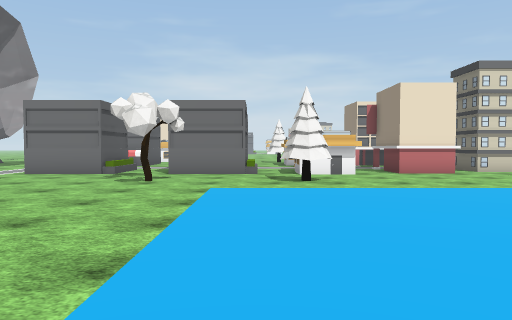
view 1 (above)

24 first-person views from a walk through a scene from a Unity 3-D project. The camera is 1.4 m above the floor, tilts 2° down and sees 70° across. The floor is counted in squares, 2 m on a side. Each view is taken from the middle of a square. On the plan, view 1 faces up. The plan holds only what a view shows up to about 11 squares ahead; the rest is blank. The place goes on beyond the plan. The player character is not drawn. Some animated figures are left out. Some surface patterns are stand-ins.

view 2
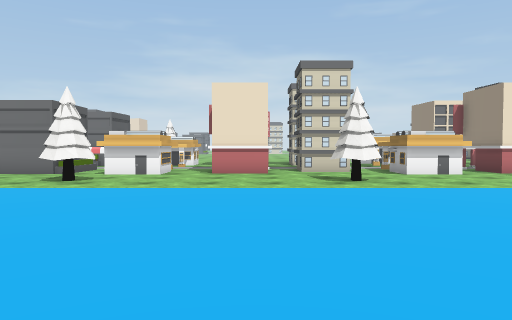

view 3
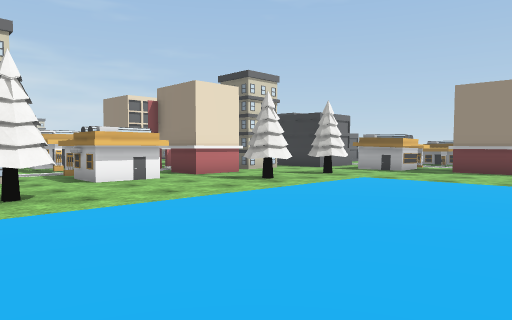

view 4
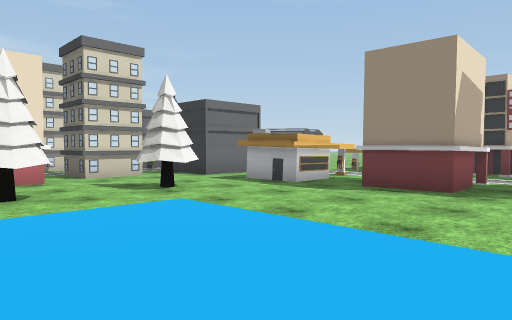

view 5
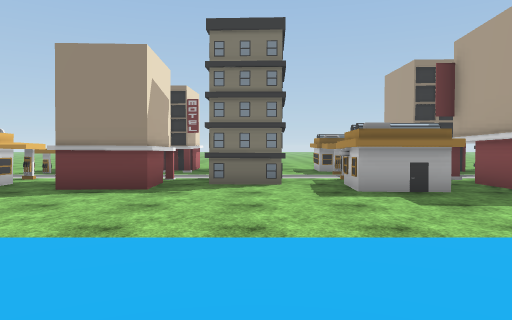

view 6
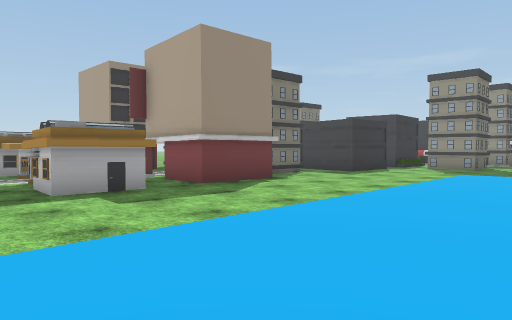

view 7
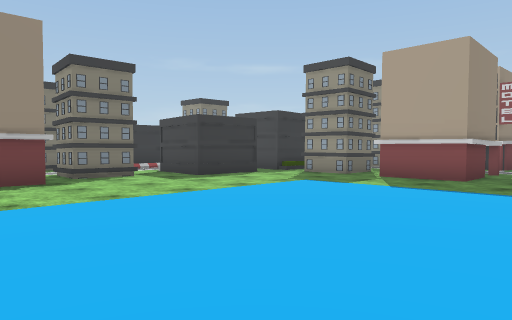

view 8
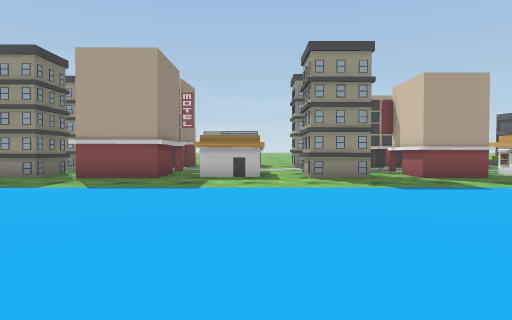

view 9
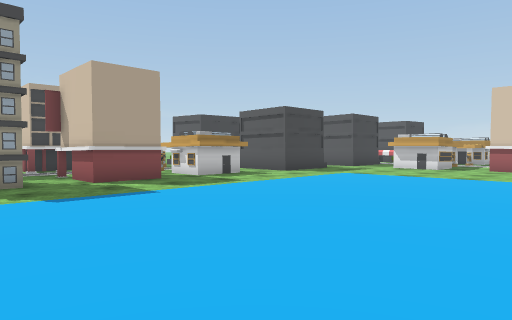

view 10
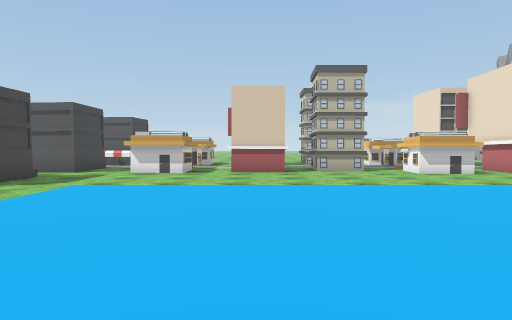

view 11
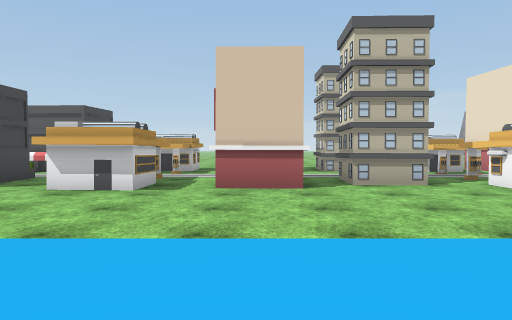

view 12
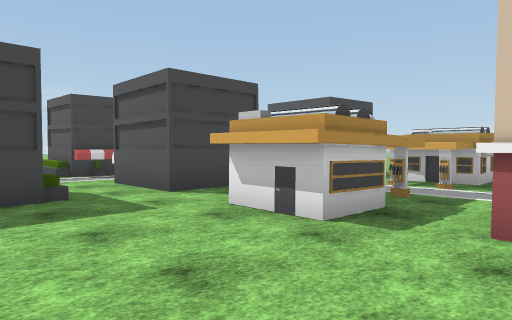

view 13
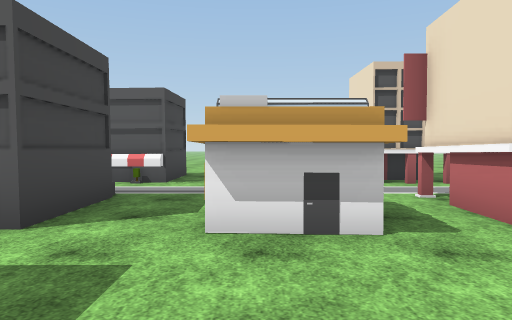

view 14
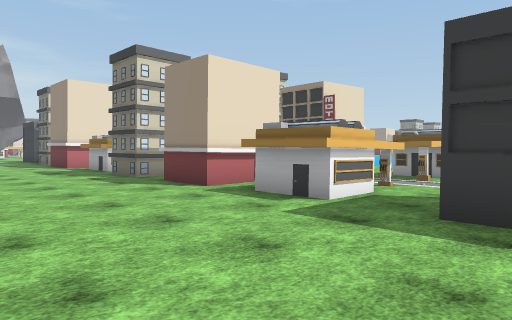

view 15
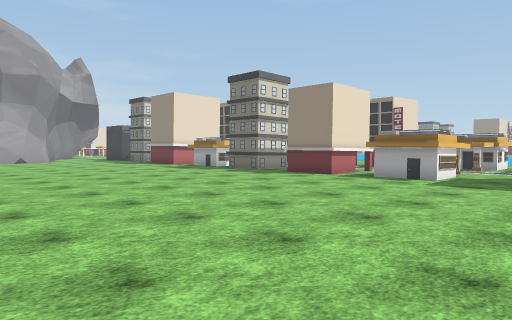

view 16
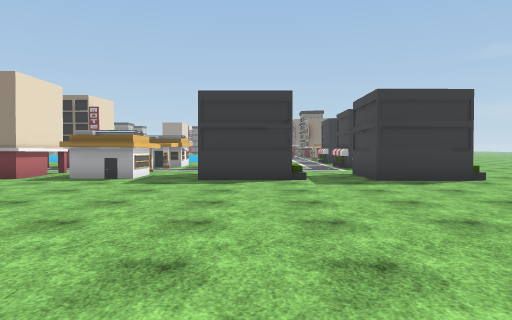

view 17
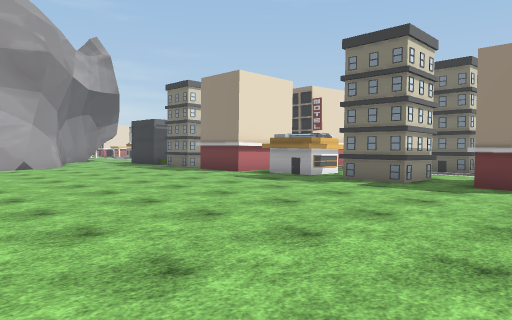

view 18
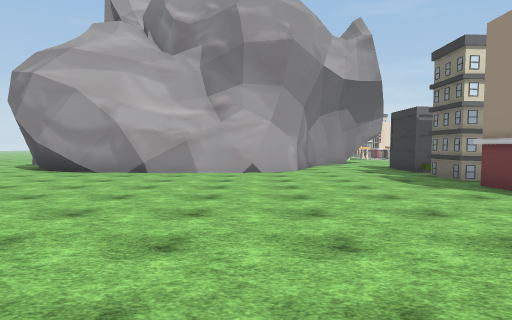

view 19
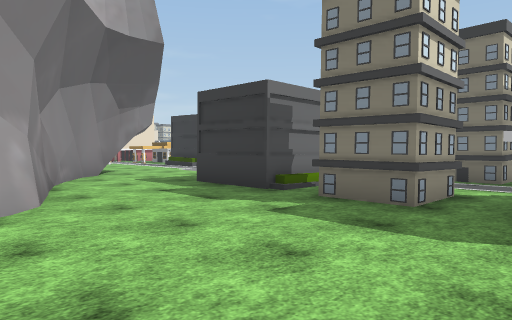

view 20
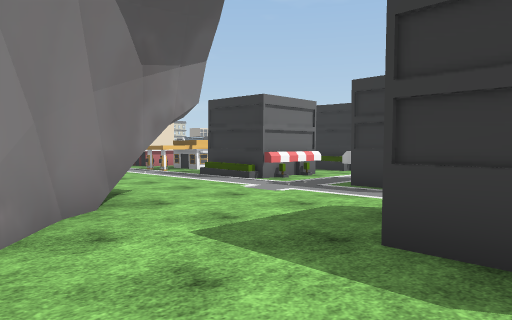

view 21
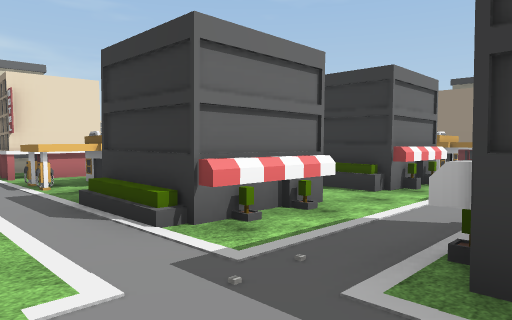

view 22
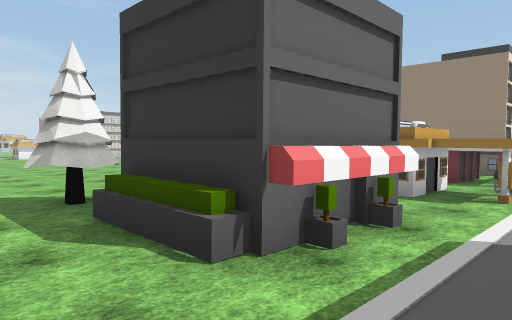

view 23
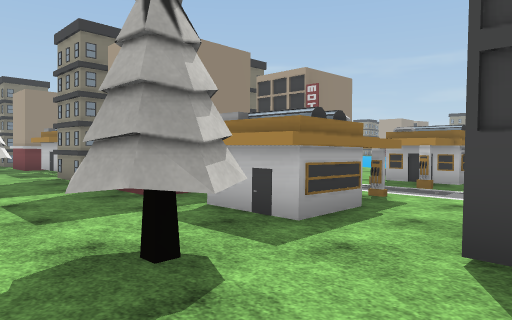

view 24
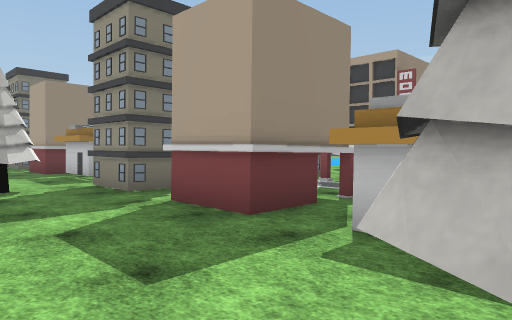

### Floor plan
Key: @ floor where view 1 was taken; # wall or solid block; x gap in a wall; . floor; / step, stairs or slope; B building; T tree; O other object.
Columns run from 21 left of view 1 to 22 right of it. Each row starts with its distance up from view 1.
 18               .OOO... ....
 17              ...  TT..T......T
 16              ...  .................
 15             ...#  .##.OO.##.#BOO.##B
 14             ...#B#.B#.OO.BB.#BOO BBB#
 13             ...........O...  .O    .
 12           ##....B...B...  .  ..    BB.
 11          ##....###.  /OO.BB.#.O .BB# .
 10          #.....###.##/OO.##.B.OO.##...##
  9         ##..#  .......OO......OO........
  8 ##    ###...# B....T..T.....T....T.TT.O  .O
  7 .#######....##  ......T.....T....T.T..OOO.O
  6  ...........B  B ........................
  5  ...........#..B#.....................# B BB
  4   .............BBB....................##B.B#
  3    ........#       ....................B ..
  2    ........##B  B# ............ .......B
  1     ........OO.  O.....  ...     ...........
  0      .......OO.OOO...@    .     ......OOO.OO
 -1      ........ .........         ......O    O
 -2      ......#B  #B.......      . ......BBB
 -3     .......##..##........... .........#
 -4     .......BBB.B .....................#    #
 -5     .......##B.B ......................B#  B
 -6     .......BBB.........................##
 -7     .......OOO.OOO.......................
 -8    ........OOO.OOO....................#B
 -9    ...................................#
-10     .......##B.##B.##.................
-11    ........# B  ##.   OO. #. xOO#  ##
-12     .......B    BB.    O BB.B.  B BBB
-13      .......... ...    O  ..
-14        ....##B.BBB       BB

Positions as (right, up) in squares from view 1, and headings:
1: (0, 0), facing up
2: (5, 0), facing up
3: (6, 2), facing up-right
4: (11, 2), facing up-right
5: (11, 2), facing right
6: (11, 2), facing down-right
7: (9, -2), facing down-right
8: (9, -2), facing down
9: (8, -3), facing down-left
10: (6, -5), facing left
11: (2, -5), facing left
12: (-1, -5), facing down-left
13: (-1, -8), facing left
14: (-14, -11), facing up-right
15: (-18, -11), facing up-right
16: (-18, -11), facing right
17: (-17, -6), facing up-right
18: (-14, -3), facing up
19: (-14, 3), facing up-right
20: (-12, 8), facing up-right
21: (-8, 11), facing up-right
22: (-4, 12), facing up-right
23: (-1, 18), facing down-right
24: (1, 18), facing down-right
